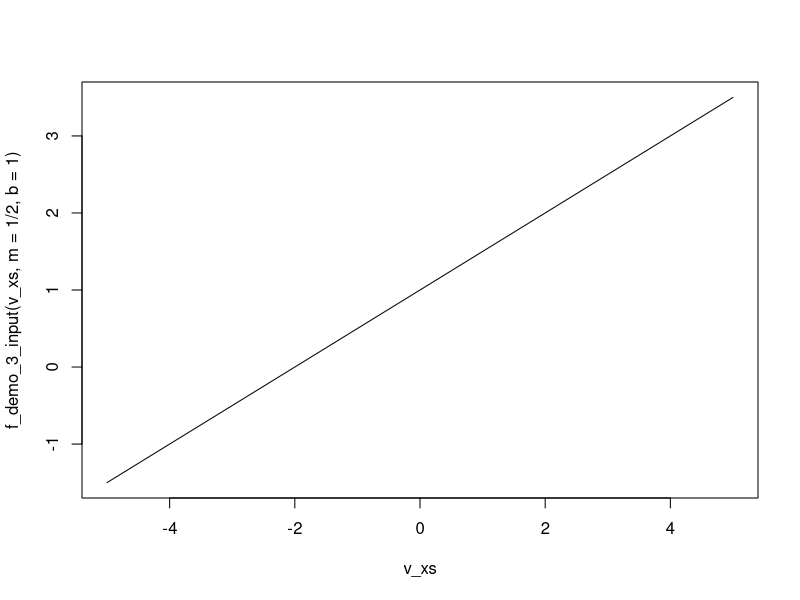

R code for this plot: (Note: this script raises an error after producing the figure.)
## ---- chunk 1
knitr::opts_chunk$set(echo = TRUE)
## ---- chunk 2
N_ <- 5000
m_ <- 500
K_ <- 500

v_N_estimate <- vector(length=100)
for(iter_i in 1:length(v_N_estimate)){
  
  fish_vector <- vector(length=N_)
  
  individuals_1 <- sample(N_,m_)
  fish_vector[individuals_1] <- 1
  
  individuals_2 <- sample(N_,K_)
  k_i <- sum(fish_vector[individuals_2])
  
  v_N_estimate[iter_i] <- m_*K_/k_i
}
## ---- chunk 3
f_bad_habits <- function(x) x+1
## ---- chunk 4
f_bad_habits(1)
## ---- chunk 5
f_good_habits <- function(x){
  y = x+1
  return(y)
}
## ---- chunk 6
f_good_habits(1)
## ---- chunk 7
f_good_habits(5)
## ---- chunk 8
f_good_habits(1.5)
## ---- chunk 9
f_good_habits(c(1,5,1.5))
## ---- chunk 10
f_demo_3_input <- function(x,m,b){
  y = m*x+b
  return(y)
}
## ---- chunk 11
v_xs <- seq(-5,5,by=0.01)
plot(v_xs,f_demo_3_input(v_xs,m=1/2,b=1),type='l')
## ---- chunk 12
do_1_mark_recapture <- function(total_population,catch_sample_1,catch_sample_2){
  fish_vector <- vector(length=total_population)
  
  individuals_1 <- sample(total_population,catch_sample_1)
  fish_vector[individuals_1] <- 1
  
  individuals_2 <- sample(total_population,catch_sample_2)
  number_recatch <- sum(fish_vector[individuals_2])
  
  return(number_recatch)
}
## ---- chunk 13
a_brand_new_variable <- 1
print(a_brand_new_variable)
## ---- chunk 14
remove(a_brand_new_variable)
print(a_brand_new_variable)
## ---- chunk 15
f_print_a_brand_new_variable <- function(){
  a_brand_new_variable <- 1
  print(a_brand_new_variable)
}
f_print_a_brand_new_variable()
## ---- chunk 16
print(a_brand_new_variable)
## ---- chunk 17
another_new_variable <- 2

f_print_another_new_variable <- function(){
  print(another_new_variable)
}

f_print_another_new_variable()
## ---- chunk 18
another_new_variable <- 3
f_print_a_brand_new_variable()
## ---- chunk 19
last_new_variable <- 3

f_print_last_new_variable <- function(){
    last_new_variable <- 8
    print(last_new_variable)
}

f_print_last_new_variable()
## ---- chunk 20
print(last_new_variable)
## ---- chunk 21
f_demo_model_1 <- function(N,c=2){
  delta_N <- c
  return(delta_N)
}
## ---- chunk 22
total_steps <- 150
pop_vector <- numeric(total_steps)

N_0 <- 1

for(iter_time in 1:total_steps){
  N_0 <- f_demo_model_1(N_0,c=5) + N_0
  pop_vector[iter_time] <- N_0
}

plot(pop_vector)

## ---- chunk 23
f_cell_reproduction <- function(N_0){
  # return population growth rate for N_0 parent cells
  delta_N <- N_0
  return(delta_N)
}

total_generation <- 10
cell_vector <- numeric(total_generation)
N_0 <- 1

for(iter_generation in 1:total_generation){
  N_0 <- f_cell_reproduction(N_0) + N_0
  cell_vector[iter_generation] <- N_0
}

plot(cell_vector)
